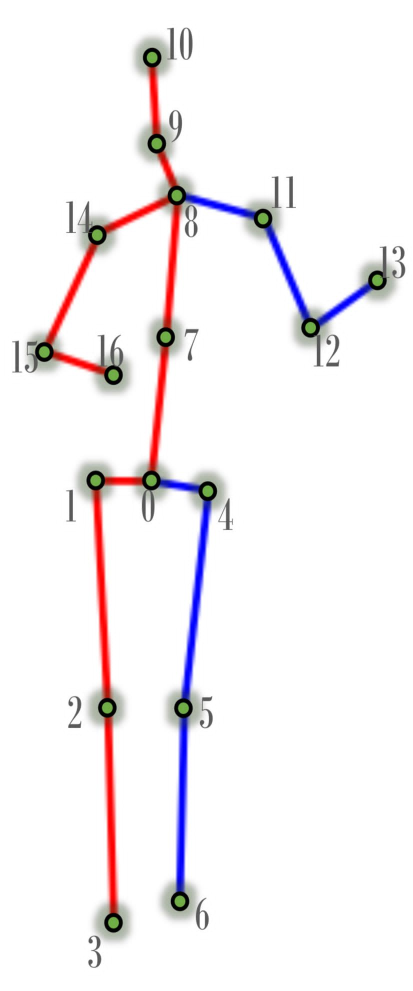
#> input picture session_6/pose.jpg, 825 x 1981 px (shown at 1/2 size)
$ jupyter execute Workshop_6_Logistic_Regression.ipynb
#> lines starting #> are read from the running program, lines starting #| are printed output that depends on the picture
# Workshop 6: Logistic Regression
#### * Let's finish the skeleton painting!

[cell 1]
import numpy as np
import matplotlib.pyplot as plt
import cv2

[cell 2]
pose_array = np.array( [[-0.49126648902893066,-0.16382354497909546,0.0],                  #0
                        [-0.5030810236930847,-0.1462211012840271,-0.12090033292770386],   #1
                        [-0.4290885329246521,0.3420290946960449,0.012488692998886108],    #2
                        [-0.5385088920593262,0.8048254251480103,0.06580041348934174],     #3
                        [-0.4689345955848694,-0.1521742343902588,0.11721065640449524],    #4
                        [-0.36572253704071045,0.31261348724365234,0.20495736598968506],   #5
                        [-0.4516284465789795,0.7063550353050232,0.24885067343711853],     #6
                        [-0.4288720190525055,-0.4576428532600403,-0.04007837176322937],   #7
                        [-0.3569672107696533,-0.748015284538269,-0.09235414862632751],    #8
                        [-0.21033641695976257,-0.8595240116119385,-0.11599870026111603],  #9
                        [-0.3256295919418335,-0.9874147772789001,-0.15237876772880554],   #10
                        [-0.3511592447757721,-0.6545630693435669,0.06010124832391739],    #11
                        [-0.3368244171142578,-0.3754662871360779,0.20444586873054504],    #12
                        [-0.16042567789554596,-0.3471113443374634,0.1360340118408203],    #13
                        [-0.38100922107696533,-0.6662216186523438,-0.20743998885154724],  #14
                        [-0.43782952427864075,-0.3520342707633972,-0.2417106032371521],   #15
                        [-0.23194746673107147,-0.24138987064361572,-0.15254870057106018]])#16

[cell 3]
# load the input image
img = cv2.imread('pose.jpg')
#> img is the input picture: shape (1981, 825, 3); mean B, G, R 243.3, 241.3, 245.2

plt.imshow(img)
print(img.shape)
#| (1981, 825, 3)

[cell 4]
fig = plt.figure(figsize=[4,4])
ax = plt.axes(projection="3d")


ax.set_xlim(-1,1)
ax.set_ylim(-1,1)
ax.set_zlim(-1,1)


ax.view_init(elev = 40 ,azim = 90) # rotates the 3d space

ax.plot(pose_array[0:2,0],pose_array[0:2,1],-pose_array[0:2,2])         #0-1
ax.plot(pose_array[1:3,0],pose_array[1:3,1],-pose_array[1:3,2])         #1-2
ax.plot(pose_array[2:4,0],pose_array[2:4,1],-pose_array[2:4,2])         #2-3

ax.plot(pose_array[0:5:4,0],pose_array[0:5:4,1],-pose_array[0:5:4,2])   #0-4
ax.plot(pose_array[4:6,0],pose_array[4:6,1],-pose_array[4:6,2])         #4-5
ax.plot(pose_array[5:7,0],pose_array[5:7,1],-pose_array[5:7,2])         #5-6

ax.plot(pose_array[0:8:7,0],pose_array[0:8:7,1],-pose_array[0:8:7,2])   #0-7
ax.plot(pose_array[7:9:,0],pose_array[7:9:,1],-pose_array[7:9:,2])      #7-8
ax.plot(pose_array[8:10:,0],pose_array[8:10:,1],-pose_array[8:10:,2])   #8-9
ax.plot(pose_array[9:11:,0],pose_array[9:11:,1],-pose_array[9:11:,2])   #9-10

ax.plot(pose_array[8:12:3,0],pose_array[8:12:3,1],-pose_array[8:12:3,2])#8-11
ax.plot(pose_array[11:13:,0],pose_array[11:13:,1],-pose_array[11:13:,2])#11-12
ax.plot(pose_array[12:14:,0],pose_array[12:14:,1],-pose_array[12:14:,2])#12-13


ax.plot(pose_array[8:15:6,0],pose_array[8:15:6,1],-pose_array[8:15:6,2])#8-14
ax.plot(pose_array[14:16,0],pose_array[14:16,1],-pose_array[14:16,2])   #14-15
ax.plot(pose_array[15:17,0],pose_array[15:17,1],-pose_array[15:17,2])   #15-16
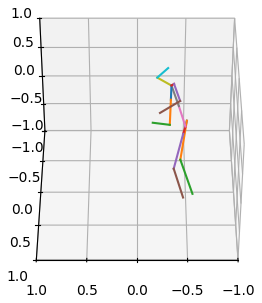
#> figure drawn by matplotlib, 1 panel

## 1. Linear Equation
$$\theta_1 x_1 + \theta_2 x_2 + \ldots + \theta_n x_n$$
### 1.1 What is "weight"?

[cell 5]
#pip install scikit-learn

### 1.2 How to comput?

[cell 6]
from sklearn.datasets import make_classification

# Generate classification dataset
x, y = make_classification(n_features=2, n_redundant=0, n_informative=1, n_clusters_per_class=1,random_state=2043)

plt.xlim(-10,10)
plt.ylim(-10,10)

plt.scatter(x[:,0], x[:,1], c="red")
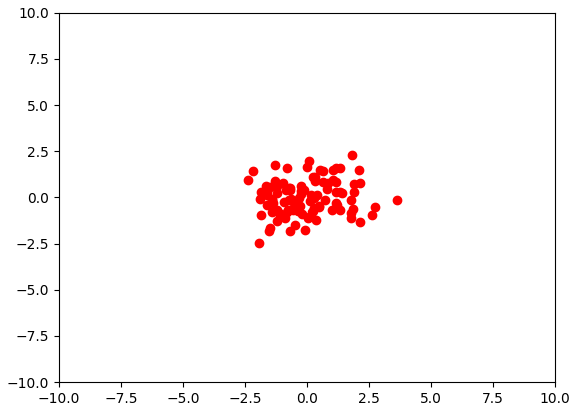
#> figure drawn by matplotlib, 1 panel

[cell 7]
plt.xlim(-10,10)
plt.ylim(-10,10)

# a*x,(y+b)
a = 5
b = 1
plt.scatter(a*x[:,0], x[:,1]+b, c="red")
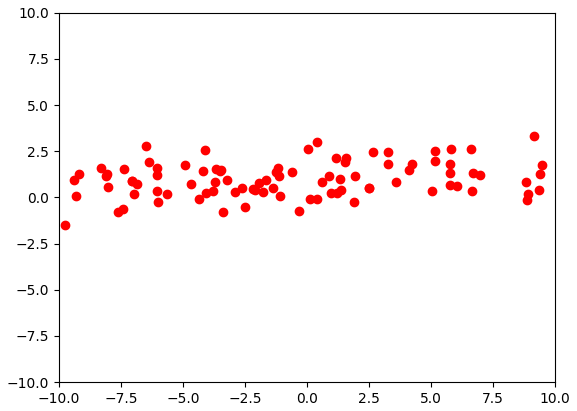
#> figure drawn by matplotlib, 1 panel

[cell 8]
plt.xlim(-10,10)
plt.ylim(-10,10)

# x,y*b
a = 5
b = 7
plt.scatter(x[:,0], x[:,1]*b, c="red")
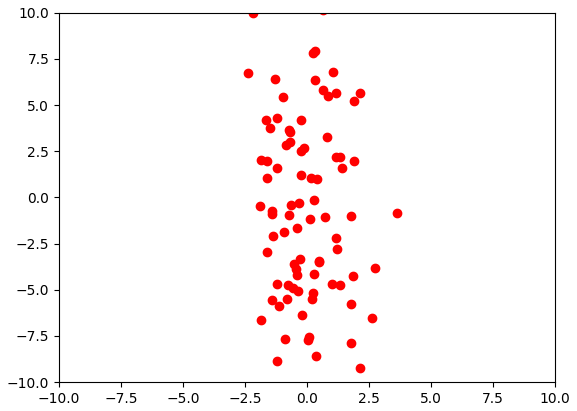
#> figure drawn by matplotlib, 1 panel

[cell 9]
weight = np.array([2,2])
linear_result = x.dot(weight.T)
#linear_result = x@weight.T
index = np.ones(len(linear_result))
plt.scatter(index,linear_result,c = y)
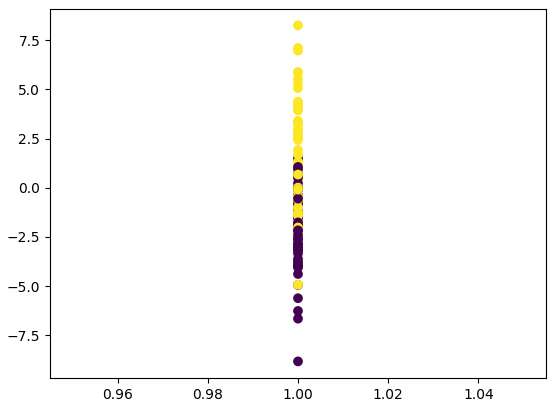
#> figure drawn by matplotlib, 1 panel

[cell 10]
weight = np.array([2,2])
linear_result = x.dot(weight.T)
#linear_result = x@weight.T
#index = np.ones(len(linear_result))
plt.scatter(linear_result,linear_result,c = y)
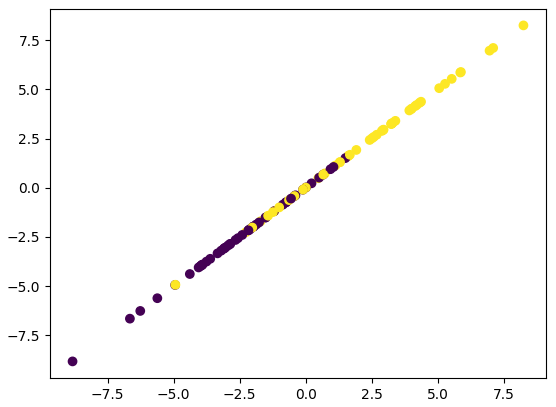
#> figure drawn by matplotlib, 1 panel

## 2. Logistic Regression
### 2.1 Prediction function for logistic regression
$$
h_\theta(x)=\frac{1}{1+e^{-\theta^T x}}
$$

This is the hypothetical function of logistic regression, also named as the prediction function.

#### Exercise 1. Could you use `Matplotlib` library to draw the graphic of function
$$
h_\theta(z)=\frac{1}{1+e^{-z}}
$$

[cell 11]
z = np.array([i for i in range(-10,10)])

#np.exp => e
hz = (1/(1+np.exp(-z)))
plt.plot(z,hz)
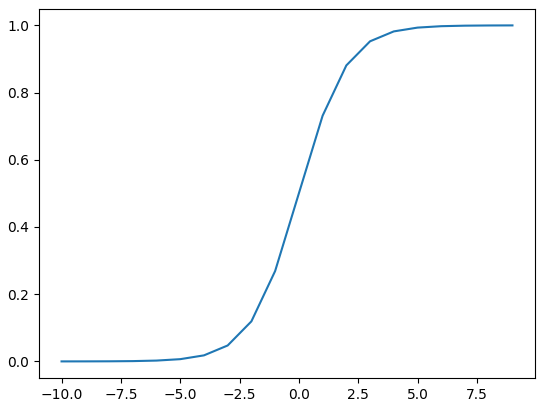
#> figure drawn by matplotlib, 1 panel; curve peaks at x = 9, y = 1
